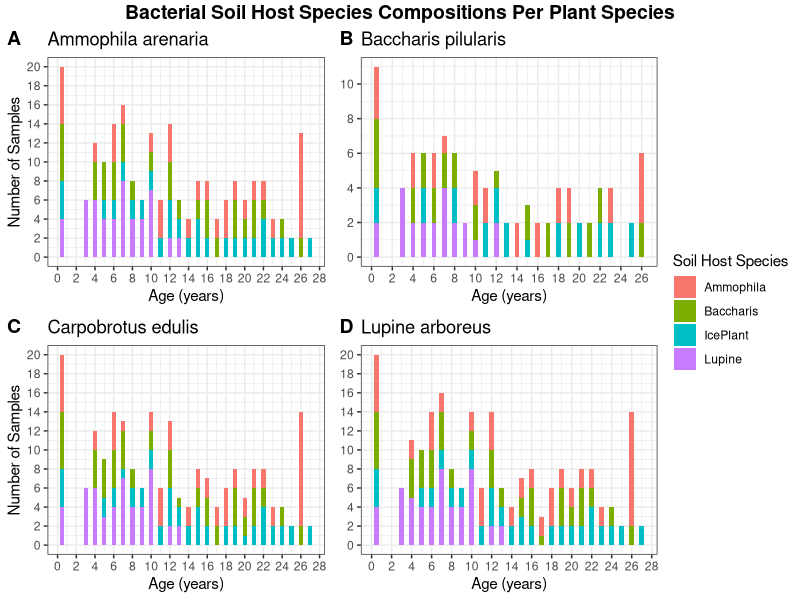

Source code (R):
## ---- chunk 1
knitr::opts_chunk$set(echo = TRUE)
## ---- chunk 2
library(tidyverse)
library(ggplot2)
library(ggpubr)

MyData = read.csv("./Data/GreenhouseData.csv")
## ---- chunk 3
MDSubset <- MyData %>% select(c("PlantSpecies", "SoilHostSpecies", "Age", "Total_Dry_mg")) # creates new dataset from MyData with only these 4 columns
## ---- chunk 4
AaSub <- MDSubset %>% filter(PlantSpecies == "Aa") # creates subset of MDSubset with only Aa plant data
BpSub <- MDSubset %>% filter(PlantSpecies == "Bp")
CeSub <- MDSubset %>% filter(PlantSpecies == "Ce")
LaSub <- MDSubset %>% filter(PlantSpecies == "La")
## ---- chunk 5

# Graph for Aa
AaPlot <- ggplot(data = AaSub, aes(x = Age, fill = SoilHostSpecies)) +
  geom_bar() +
  scale_x_continuous(breaks = seq(0, 28, by = 2)) + 
  scale_y_continuous(breaks = seq(0, 20, by = 2)) +
  ggtitle("Ammophila arenaria") +
  xlab("Age (years)") + ylab("Number of Samples") +
  guides(fill=guide_legend(title="Soil Host Species")) +
  theme_bw()

# Graph for Bp
BpPlot <- ggplot(data = BpSub, aes(x = Age, fill = SoilHostSpecies)) +
  geom_bar() +
  scale_x_continuous(breaks = seq(0, 28, by = 2)) +  
  scale_y_continuous(breaks = seq(0, 20, by = 2)) +
  ggtitle("Baccharis pilularis") +
  xlab("Age (years)") + ylab("Number of Samples") +
  guides(fill=guide_legend(title="Soil Host Species")) +
  theme_bw()

# Graph for Ce
CePlot <- ggplot(data = CeSub, aes(x = Age, fill = SoilHostSpecies)) +
  geom_bar() +
  scale_x_continuous(breaks = seq(0, 28, by = 2)) +  
  scale_y_continuous(breaks = seq(0, 20, by = 2)) +
  ggtitle("Carpobrotus edulis") +
  xlab("Age (years)") + ylab("Number of Samples") +
  guides(fill=guide_legend(title="Soil Host Species")) +
  theme_bw()

# Graph for La
LaPlot <- ggplot(data = LaSub, aes(x = Age, fill = SoilHostSpecies)) +
  geom_bar() +
  scale_x_continuous(breaks = seq(0, 28, by = 2)) +  
  scale_y_continuous(breaks = seq(0, 20, by = 2)) +
  ggtitle("Lupine arboreus") +
  xlab("Age (years)") + ylab("Number of Samples") +
  guides(fill=guide_legend(title="Soil Host Species")) +
  theme_bw()

# Arrange all these graphs together on one page
Plot <- ggarrange(AaPlot, BpPlot + rremove("ylab"), CePlot, LaPlot + rremove("ylab"), 
          labels = c("A", "B", "C", "D"),
          ncol = 2, nrow = 2,
          common.legend = TRUE, legend = "right")

annotate_figure(Plot,
                top = text_grob("Bacterial Soil Host Species Compositions Per Plant Species", color = "black", face = "bold", size = 14))
